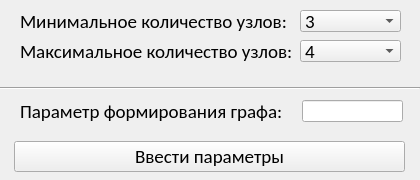
<?xml version="1.0" encoding="UTF-8"?>
<ui version="4.0">
 <class>Input_params</class>
 <widget class="QWidget" name="Input_params">
  <property name="geometry">
   <rect>
    <x>0</x>
    <y>0</y>
    <width>420</width>
    <height>180</height>
   </rect>
  </property>
  <property name="minimumSize">
   <size>
    <width>420</width>
    <height>142</height>
   </size>
  </property>
  <property name="maximumSize">
   <size>
    <width>420</width>
    <height>180</height>
   </size>
  </property>
  <property name="windowTitle">
   <string>Ввод параметров</string>
  </property>
  <widget class="QComboBox" name="min_count_of_nodes">
   <property name="geometry">
    <rect>
     <x>300</x>
     <y>10</y>
     <width>101</width>
     <height>22</height>
    </rect>
   </property>
   <property name="font">
    <font>
     <family>Calibri</family>
     <pointsize>14</pointsize>
     <weight>50</weight>
     <italic>false</italic>
     <bold>false</bold>
    </font>
   </property>
   <property name="cursor">
    <cursorShape>PointingHandCursor</cursorShape>
   </property>
   <property name="toolTip">
    <string>&lt;html&gt;&lt;head/&gt;&lt;body&gt;&lt;p align=&quot;center&quot;&gt;&lt;span style=&quot; vertical-align:super;&quot;&gt;&lt;br/&gt;&lt;/span&gt;&lt;/p&gt;&lt;/body&gt;&lt;/html&gt;</string>
   </property>
   <property name="whatsThis">
    <string>&lt;html&gt;&lt;head/&gt;&lt;body&gt;&lt;p align=&quot;center&quot;&gt;hello&lt;/p&gt;&lt;/body&gt;&lt;/html&gt;</string>
   </property>
   <property name="styleSheet">
    <string notr="true">font: 14pt &quot;Calibri&quot;;</string>
   </property>
   <item>
    <property name="text">
     <string>3</string>
    </property>
   </item>
   <item>
    <property name="text">
     <string>4</string>
    </property>
   </item>
   <item>
    <property name="text">
     <string>5</string>
    </property>
   </item>
   <item>
    <property name="text">
     <string>6</string>
    </property>
   </item>
   <item>
    <property name="text">
     <string>7</string>
    </property>
   </item>
   <item>
    <property name="text">
     <string>8</string>
    </property>
   </item>
   <item>
    <property name="text">
     <string>9</string>
    </property>
   </item>
   <item>
    <property name="text">
     <string>10</string>
    </property>
   </item>
   <item>
    <property name="text">
     <string>11</string>
    </property>
   </item>
   <item>
    <property name="text">
     <string>12</string>
    </property>
   </item>
   <item>
    <property name="text">
     <string>13</string>
    </property>
   </item>
   <item>
    <property name="text">
     <string>14</string>
    </property>
   </item>
   <item>
    <property name="text">
     <string>15</string>
    </property>
   </item>
   <item>
    <property name="text">
     <string>16</string>
    </property>
   </item>
   <item>
    <property name="text">
     <string>17</string>
    </property>
   </item>
   <item>
    <property name="text">
     <string>18</string>
    </property>
   </item>
   <item>
    <property name="text">
     <string>19</string>
    </property>
   </item>
   <item>
    <property name="text">
     <string>20</string>
    </property>
   </item>
   <item>
    <property name="text">
     <string>21</string>
    </property>
   </item>
   <item>
    <property name="text">
     <string>22</string>
    </property>
   </item>
   <item>
    <property name="text">
     <string>23</string>
    </property>
   </item>
   <item>
    <property name="text">
     <string>24</string>
    </property>
   </item>
   <item>
    <property name="text">
     <string>25</string>
    </property>
   </item>
   <item>
    <property name="text">
     <string>26</string>
    </property>
   </item>
   <item>
    <property name="text">
     <string>27</string>
    </property>
   </item>
   <item>
    <property name="text">
     <string>28</string>
    </property>
   </item>
   <item>
    <property name="text">
     <string>29</string>
    </property>
   </item>
   <item>
    <property name="text">
     <string>30</string>
    </property>
   </item>
   <item>
    <property name="text">
     <string>31</string>
    </property>
   </item>
   <item>
    <property name="text">
     <string>32</string>
    </property>
   </item>
   <item>
    <property name="text">
     <string>33</string>
    </property>
   </item>
   <item>
    <property name="text">
     <string>34</string>
    </property>
   </item>
   <item>
    <property name="text">
     <string>35</string>
    </property>
   </item>
   <item>
    <property name="text">
     <string>36</string>
    </property>
   </item>
   <item>
    <property name="text">
     <string>37</string>
    </property>
   </item>
   <item>
    <property name="text">
     <string>38</string>
    </property>
   </item>
   <item>
    <property name="text">
     <string>39</string>
    </property>
   </item>
   <item>
    <property name="text">
     <string>40</string>
    </property>
   </item>
   <item>
    <property name="text">
     <string>41</string>
    </property>
   </item>
   <item>
    <property name="text">
     <string>42</string>
    </property>
   </item>
   <item>
    <property name="text">
     <string>43</string>
    </property>
   </item>
   <item>
    <property name="text">
     <string>44</string>
    </property>
   </item>
   <item>
    <property name="text">
     <string>45</string>
    </property>
   </item>
   <item>
    <property name="text">
     <string>46</string>
    </property>
   </item>
   <item>
    <property name="text">
     <string>47</string>
    </property>
   </item>
   <item>
    <property name="text">
     <string>48</string>
    </property>
   </item>
   <item>
    <property name="text">
     <string>49</string>
    </property>
   </item>
  </widget>
  <widget class="QLabel" name="label">
   <property name="geometry">
    <rect>
     <x>20</x>
     <y>10</y>
     <width>271</width>
     <height>22</height>
    </rect>
   </property>
   <property name="font">
    <font>
     <family>Calibri</family>
     <pointsize>14</pointsize>
    </font>
   </property>
   <property name="text">
    <string>Минимальное количество узлов:</string>
   </property>
  </widget>
  <widget class="QLabel" name="label_2">
   <property name="geometry">
    <rect>
     <x>20</x>
     <y>40</y>
     <width>271</width>
     <height>22</height>
    </rect>
   </property>
   <property name="font">
    <font>
     <family>Calibri</family>
     <pointsize>14</pointsize>
    </font>
   </property>
   <property name="text">
    <string>Максимальное количество узлов:</string>
   </property>
  </widget>
  <widget class="QComboBox" name="max_count_of_nodes">
   <property name="enabled">
    <bool>true</bool>
   </property>
   <property name="geometry">
    <rect>
     <x>300</x>
     <y>40</y>
     <width>101</width>
     <height>22</height>
    </rect>
   </property>
   <property name="font">
    <font>
     <family>Calibri</family>
     <pointsize>14</pointsize>
     <weight>50</weight>
     <italic>false</italic>
     <bold>false</bold>
    </font>
   </property>
   <property name="cursor">
    <cursorShape>PointingHandCursor</cursorShape>
   </property>
   <property name="styleSheet">
    <string notr="true">font: 14pt &quot;Calibri&quot;;</string>
   </property>
   <item>
    <property name="text">
     <string>4</string>
    </property>
   </item>
   <item>
    <property name="text">
     <string>5</string>
    </property>
   </item>
   <item>
    <property name="text">
     <string>6</string>
    </property>
   </item>
   <item>
    <property name="text">
     <string>7</string>
    </property>
   </item>
   <item>
    <property name="text">
     <string>8</string>
    </property>
   </item>
   <item>
    <property name="text">
     <string>9</string>
    </property>
   </item>
   <item>
    <property name="text">
     <string>10</string>
    </property>
   </item>
   <item>
    <property name="text">
     <string>11</string>
    </property>
   </item>
   <item>
    <property name="text">
     <string>12</string>
    </property>
   </item>
   <item>
    <property name="text">
     <string>13</string>
    </property>
   </item>
   <item>
    <property name="text">
     <string>14</string>
    </property>
   </item>
   <item>
    <property name="text">
     <string>15</string>
    </property>
   </item>
  </widget>
  <widget class="QLabel" name="label_3">
   <property name="geometry">
    <rect>
     <x>20</x>
     <y>100</y>
     <width>271</width>
     <height>22</height>
    </rect>
   </property>
   <property name="font">
    <font>
     <family>Calibri</family>
     <pointsize>14</pointsize>
    </font>
   </property>
   <property name="text">
    <string>Параметр формирования графа:</string>
   </property>
  </widget>
  <widget class="Line" name="line">
   <property name="geometry">
    <rect>
     <x>0</x>
     <y>80</y>
     <width>420</width>
     <height>16</height>
    </rect>
   </property>
   <property name="orientation">
    <enum>Qt::Horizontal</enum>
   </property>
  </widget>
  <widget class="QLineEdit" name="lineEdit">
   <property name="geometry">
    <rect>
     <x>302</x>
     <y>100</y>
     <width>101</width>
     <height>22</height>
    </rect>
   </property>
   <property name="font">
    <font>
     <family>Calibri</family>
     <pointsize>14</pointsize>
    </font>
   </property>
  </widget>
  <widget class="QPushButton" name="pushButton">
   <property name="geometry">
    <rect>
     <x>14</x>
     <y>141</y>
     <width>391</width>
     <height>31</height>
    </rect>
   </property>
   <property name="font">
    <font>
     <family>Calibri</family>
     <pointsize>14</pointsize>
    </font>
   </property>
   <property name="text">
    <string>Ввести параметры</string>
   </property>
  </widget>
 </widget>
 <resources/>
 <connections/>
</ui>
